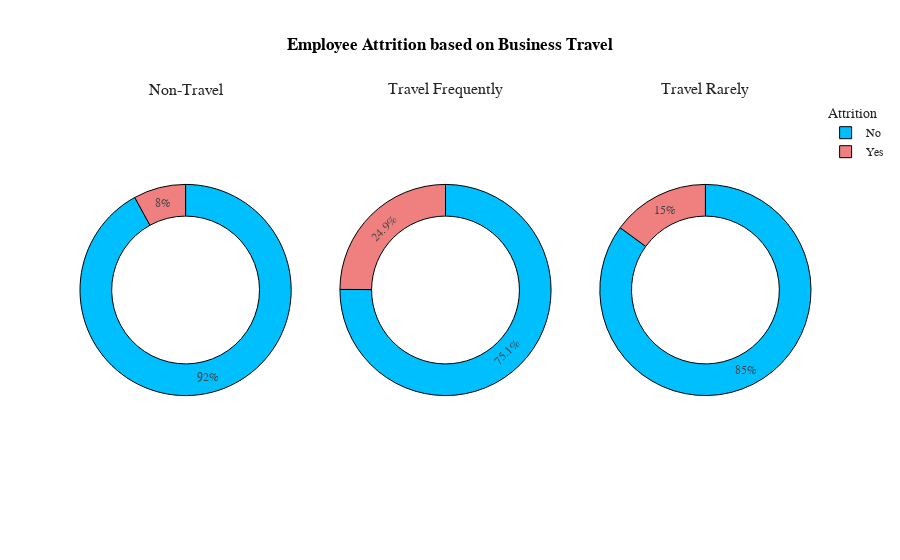

The notebook cell saved with this chart:
### Markdown cell above
<ul>
    <li><p>Employee Attrition is most in Sales Department and then Human Resources Department</p></li>
    <li><p>Least Attrition is noticed in Research & Development Department</p></li>
</ul>
<br>
<a id='bt'></a>
<div style="color:white;
            display:fill;
            border-radius:15px;
            background-color:white;
            font-size:110%;
            font-family:Verdana;
            letter-spacing:1px">
    <h3 style='padding: 10px;
              color:black;
               border:green;
               border-width:2.5px;
               border-style:solid;
              font-family: cursive;
              text-align:center;'>
        Employee Attrition based on Business Travel
    </h3>
    </div>
<br>
<a href='#top' style='text-decoration:none; font-family: cursive; '>Back to Top^</a><br>

### Code cell
bus=df.groupby(['BusinessTravel','Attrition'],as_index=False)['Age'].count()
bus.rename(columns={'Age':'Count'},inplace=True)
fig=go.Figure()
fig=make_subplots(rows=1,cols=3)
fig = make_subplots(rows=1, cols=3, specs=[[{"type": "pie"}, {"type": "pie"}, {"type": "pie"}]],subplot_titles=('Non-Travel', 'Travel Frequently','Travel Rarely'))

fig.add_trace(go.Pie(values=bus[bus['BusinessTravel']=='Non-Travel']['Count'],labels=bus[bus['BusinessTravel']=='Non-Travel']['Attrition'],hole=0.7,marker_colors=['DeepSkyBlue','LightCoral'],name='Non-Travel',showlegend=False),row=1,col=1)
fig.add_trace(go.Pie(values=bus[bus['BusinessTravel']=='Travel_Frequently']['Count'],labels=bus[bus['BusinessTravel']=='Travel_Frequently']['Attrition'],hole=0.7,marker_colors=['DeepSkyBlue','LightCoral'],name='Travel Frequently',showlegend=False),row=1,col=2)
fig.add_trace(go.Pie(values=bus[bus['BusinessTravel']=='Travel_Rarely']['Count'],labels=bus[bus['BusinessTravel']=='Travel_Rarely']['Attrition'],hole=0.7,marker_colors=['DeepSkyBlue','LightCoral'],name='Travel Rarely',showlegend=True),row=1,col=3)

fig.update_layout(title_x=0.5,template='simple_white',showlegend=True,legend_title_text="Attrition",title_text='<b style="color:black; font-size:100%;">Employee Attrition based on Business Travel',font_family="Times New Roman",title_font_family="Times New Roman")
fig.update_traces(marker=dict(line=dict(color='#000000', width=1)))

### Figure 1 — Plotly figure (JSON) as saved in the notebook; plotly's stock layout.template omitted (floating-point values rounded to 4 significant figures)
{"data": [{"domain": {"x": [0.0, 0.2889], "y": [0.0, 1.0]}, "hole": 0.7, "labels": ["No", "Yes"], "marker": {"colors": ["DeepSkyBlue", "LightCoral"], "line": {"color": "#000000", "width": 1}}, "name": "Non-Travel", "showlegend": false, "type": "pie", "values": [138, 12]}, {"domain": {"x": [0.3556, 0.6444], "y": [0.0, 1.0]}, "hole": 0.7, "labels": ["No", "Yes"], "marker": {"colors": ["DeepSkyBlue", "LightCoral"], "line": {"color": "#000000", "width": 1}}, "name": "Travel Frequently", "showlegend": false, "type": "pie", "values": [208, 69]}, {"domain": {"x": [0.7111, 1.0], "y": [0.0, 1.0]}, "hole": 0.7, "labels": ["No", "Yes"], "marker": {"colors": ["DeepSkyBlue", "LightCoral"], "line": {"color": "#000000", "width": 1}}, "name": "Travel Rarely", "showlegend": true, "type": "pie", "values": [887, 156]}], "layout": {"annotations": [{"font": {"size": 16}, "showarrow": false, "text": "Non-Travel", "x": 0.1444, "xanchor": "center", "xref": "paper", "y": 1.0, "yanchor": "bottom", "yref": "paper"}, {"font": {"size": 16}, "showarrow": false, "text": "Travel Frequently", "x": 0.5, "xanchor": "center", "xref": "paper", "y": 1.0, "yanchor": "bottom", "yref": "paper"}, {"font": {"size": 16}, "showarrow": false, "text": "Travel Rarely", "x": 0.8556, "xanchor": "center", "xref": "paper", "y": 1.0, "yanchor": "bottom", "yref": "paper"}], "font": {"family": "Times New Roman"}, "legend": {"title": {"text": "Attrition"}}, "showlegend": true, "title": {"font": {"family": "Times New Roman"}, "text": "<b style=\"color:black; font-size:100%;\">Employee Attrition based on Business Travel", "x": 0.5}}}
